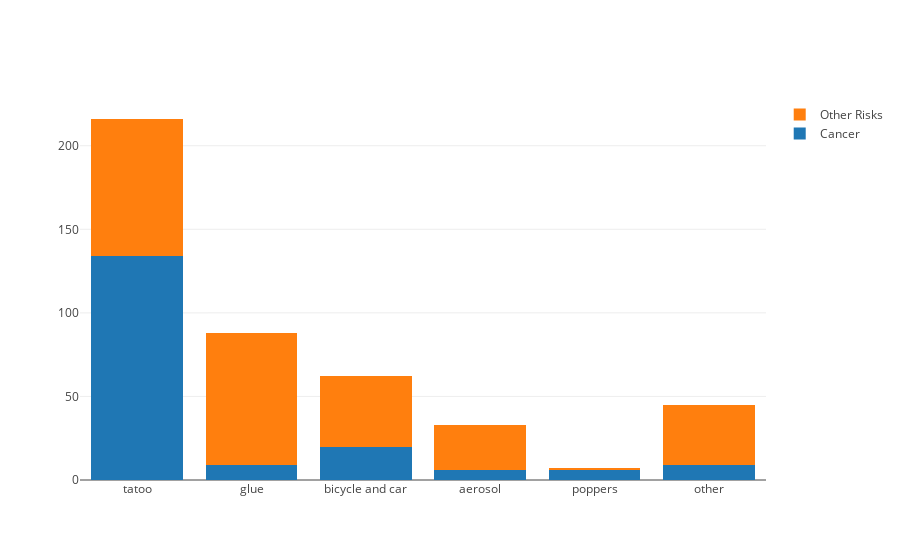

Source (notebook cell):
### Markdown cell above
### Plot of the distribution of cancer risk among individual categories

### Code cell
tatoo_products = df.loc[df['PCategory']=='tatoo','Cancer'].value_counts()
glue_products = df.loc[df['PCategory']=='glue','Cancer'].value_counts()
bicycle_products = df.loc[df['PCategory']=='bicycle and car','Cancer'].value_counts()
aerosol_products = df.loc[df['PCategory']=='aerosol','Cancer'].value_counts()
poppers_products = df.loc[df['PCategory']=='poppers','Cancer'].value_counts()
other_products = df.loc[df['PCategory']=='other','Cancer'].value_counts()

cols = ['tatoo', 'glue', 'bicycle and car', 'aerosol', 'poppers', 'other']
y1 = [tatoo_products[1], glue_products[1], bicycle_products[1], 
    aerosol_products[1], poppers_products[1], other_products[1]]
y2 = [tatoo_products[0], glue_products[0], bicycle_products[0], 
    aerosol_products[0], poppers_products[0], other_products[0]]

trace1 = go.Bar(x=cols, y=y1, name='Cancer')
trace2 = go.Bar(x=cols, y=y2, name='Other Risks')
data = [trace1, trace2]
layout = go.Layout(barmode='stack')
fig = go.Figure(data=data, layout=layout)
py.iplot(fig, filename='stacked-bar')

### Figure 1 — Plotly figure (JSON) as saved in the notebook; plotly's stock layout.template omitted (floating-point values rounded to 4 significant figures)
{"data": [{"name": "Cancer", "type": "bar", "uid": "91228c94-9d8f-11e8-8bc2-704d7b2ccef5", "x": ["tatoo", "glue", "bicycle and car", "aerosol", "poppers", "other"], "y": [134, 9, 20, 6, 6, 9]}, {"name": "Other Risks", "type": "bar", "uid": "91228c95-9d8f-11e8-a2d1-704d7b2ccef5", "x": ["tatoo", "glue", "bicycle and car", "aerosol", "poppers", "other"], "y": [82, 79, 42, 27, 1, 36]}], "layout": {"barmode": "stack"}}
